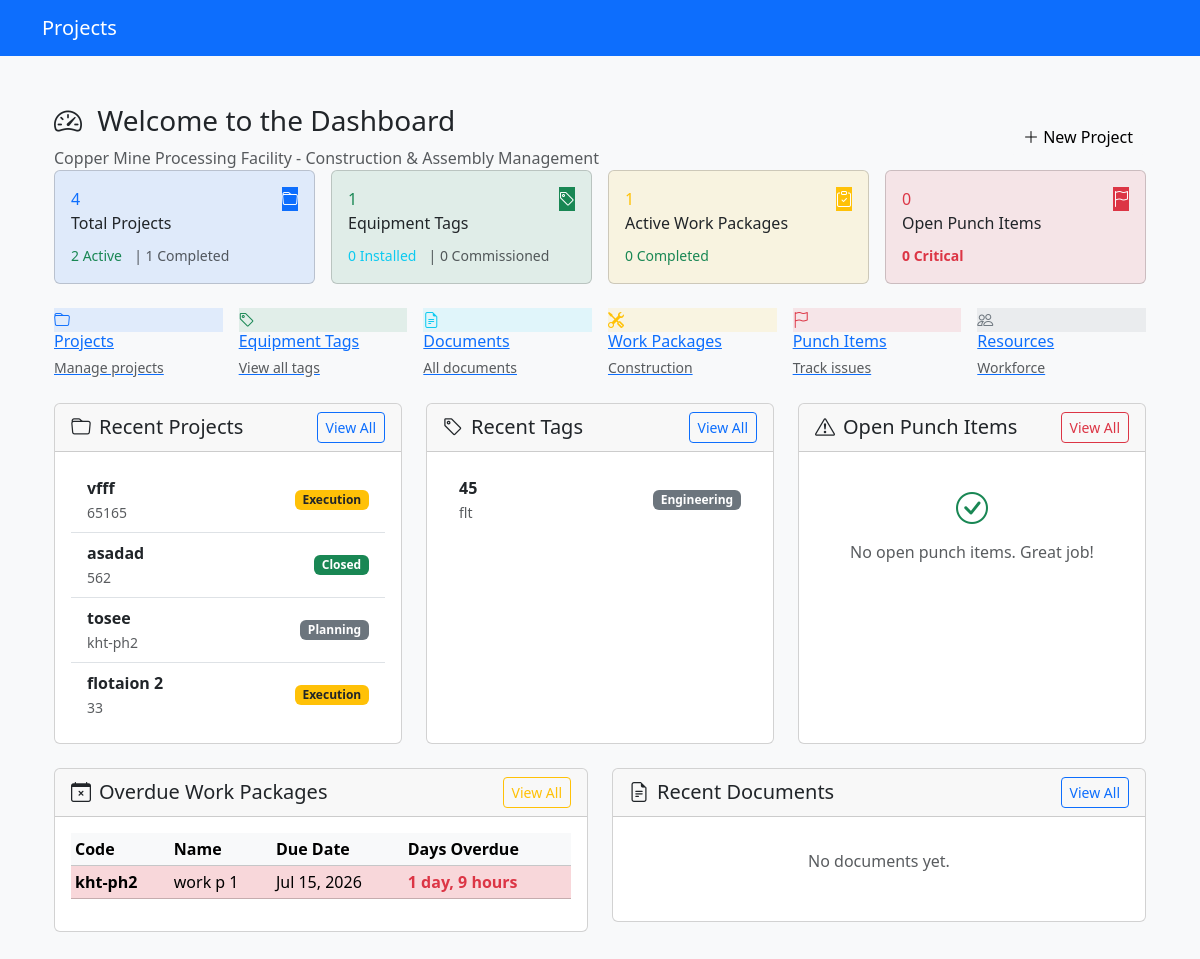
Before: / (signed in) with the older database file.
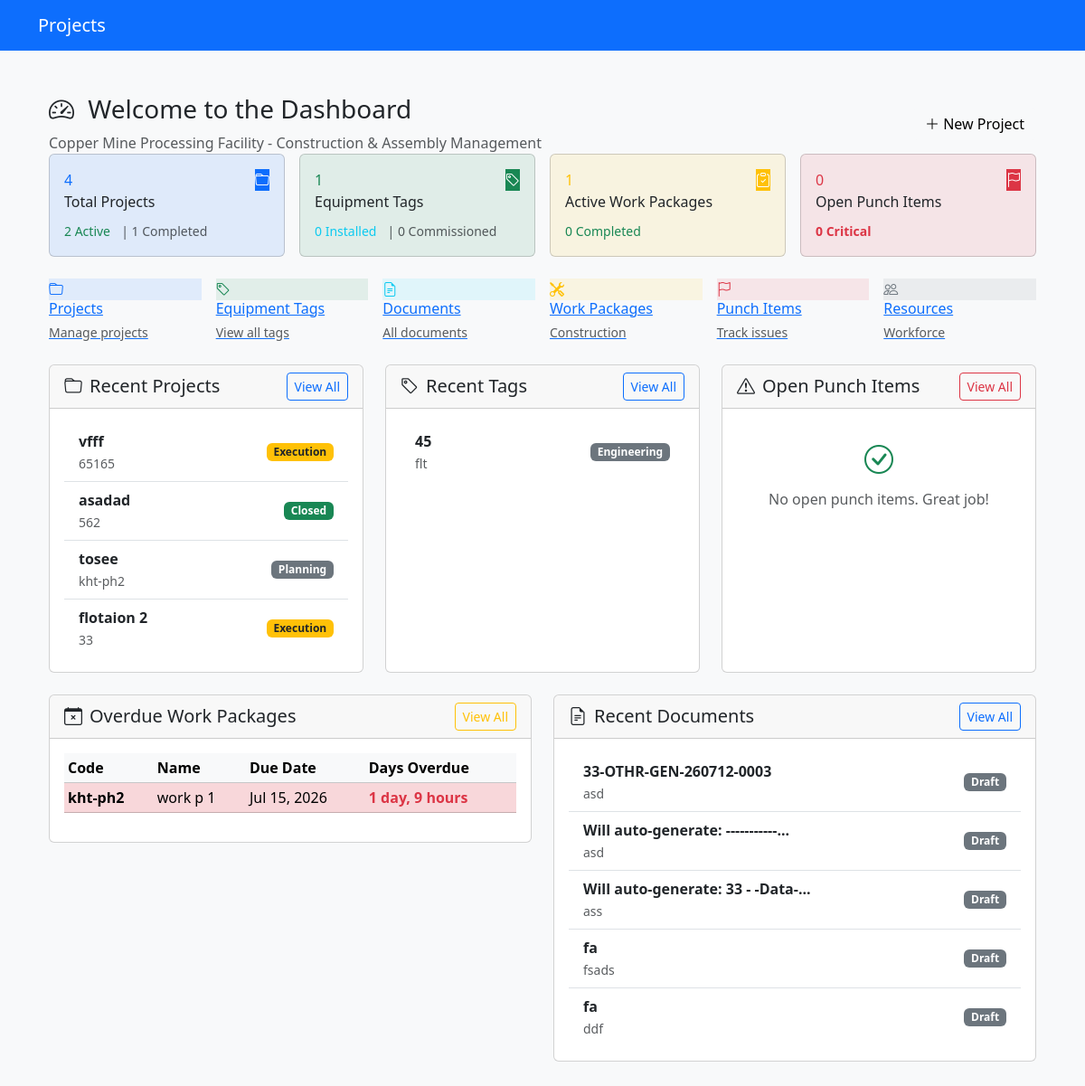
After: the same page with the newer database file.
### core/models.py (models this page shows, shortened)
class Project(models.Model):
	class Status(models.TextChoices):
		INITIATION = 'INIT', 'Initiation'
		PLANNING = 'PLAN', 'Planning'
		EXECUTION = 'EXEC', 'Execution'
		COMMISSIONING = 'COMM', 'Commissioning'
		CLOSED = 'CLSD', 'Closed'
	name = models.CharField(max_length=255)
	code = models.CharField(max_length=50, unique=True, help_text="Short code, e.g., 'CU-PH2'")
	location = models.CharField(max_length=255)
	description = models.TextField(blank=True)
	start_date = models.DateField()
	target_completion_date = models.DateField()
	actual_completion_date = models.DateField(null=True, blank=True)
	status = models.CharField(max_length=4, choices=Status.choices, default=Status.INITIATION)
	created_at = models.DateTimeField(auto_now_add=True)
	updated_at = models.DateTimeField(auto_now=True)
	class Meta:
		ordering = ['-start_date']
		verbose_name = 'Project'
		verbose_name_plural = 'Projects'

class EquipmentTag(models.Model):
	class EquipmentType(models.TextChoices):
		CRUSHER = 'CRUSH', 'Crusher'
		CONVEYOR = 'CONV', 'Conveyor'
		FLOTATION = 'FLOT', 'Flotation Cell'
		PUMP = 'PUMP', 'Pump'
		MOTOR = 'MOTOR', 'Motor'
		INSTRUMENT = 'INST', 'Instrument'
		CABLE = 'CABLE', 'Cable'
		TRANSFORMER = 'XFMR', 'Transformer'
		VALVE = 'VALV', 'Valve'
		TANK = 'TANK', 'Tank'
		SCREEN = 'SCRN', 'Screen'
		FEEDER = 'FEED', 'Feeder'
		CYCLONE = 'CYCL', 'Cyclone'
		THICKENER = 'THCK', 'Thickener'
		FILTER = 'FILT', 'Filter'
		COMPRESSOR = 'COMP', 'Compressor'
		OTHER = 'OTHR', 'Other'
	class Discipline(models.TextChoices):
		MECHANICAL = 'MECH', 'Mechanical'
		ELECTRICAL = 'ELEC', 'Electrical'
		PIPING = 'PIPE', 'Piping'
		INSTRUMENTATION = 'INSTR', 'Instrumentation'
		CIVIL = 'CIVL', 'Civil'
		STRUCTURAL = 'STRU', 'Structural'
	class Criticality(models.TextChoices):
		HIGH = 'HIGH', 'High'
		MEDIUM = 'MED', 'Medium'
		LOW = 'LOW', 'Low'
	class Status(models.TextChoices):
		ENGINEERING = 'ENG', 'Engineering'
		PROCURED = 'PROC', 'Procured'
		DELIVERED = 'DLVD', 'Delivered'
		INSTALLED = 'INST', 'Installed'
		ALIGNED = 'ALGN', 'Aligned'
		PRECOMM = 'PREC', 'Pre-Commissioned'
		COMMISSIONED = 'COMM', 'Commissioned'
		HANDED_OVER = 'HNDO', 'Handed Over'
		DEFECT = 'DEF', 'Defective'
	project = models.ForeignKey(Project, on_delete=models.CASCADE, related_name='equipment_tags')
	area = models.ForeignKey(Area, on_delete=models.SET_NULL, null=True, blank=True, related_name='equipment_tags')
	system = models.ForeignKey(System, on_delete=models.SET_NULL, null=True, blank=True, related_name='equipment_tags')
	parent_tag = models.ForeignKey(
			'self', on_delete=models.CASCADE, null=True, blank=True,
			related_name='child_tags'
			)
	tag_number = models.CharField(max_length=100, db_index=True)
	description = models.CharField(max_length=500)
	equipment_type = models.CharField(max_length=5, choices=EquipmentType.choices)
	discipline = models.CharField(max_length=5, choices=Discipline.choices)
	manufacturer = models.CharField(max_length=255, blank=True)
	model_number = models.CharField(max_length=100, blank=True)
	serial_number = models.CharField(max_length=100, blank=True)
	criticality = models.CharField(max_length=4, choices=Criticality.choices, default=Criticality.MEDIUM)
	status = models.CharField(max_length=4, choices=Status.choices, default=Status.ENGINEERING)
	installation_date = models.DateField(null=True, blank=True)
	weight_kg = models.DecimalField(max_digits=10, decimal_places=2, null=True, blank=True)
	dimensions = models.CharField(
			max_length=200, blank=True,
			help_text="LxWxH in mm, e.g., '3000x2000x1500'"
			)
	notes = models.TextField(blank=True)
	created_at = models.DateTimeField(auto_now_add=True)
	updated_at = models.DateTimeField(auto_now=True)
	class Meta:
		ordering = ['tag_number']
		indexes = [
				models.Index(fields=['project', 'tag_number']),
				models.Index(fields=['project', 'status']),
				models.Index(fields=['parent_tag']),
				]
		verbose_name = 'Equipment Tag'
		verbose_name_plural = 'Equipment Tags'

### construction/models.py (models this page shows, shortened)
class WorkPackage(models.Model):
	class Status(models.TextChoices):
		NOT_STARTED = 'NSTA', 'Not Started'
		MOBILIZING = 'MOB', 'Mobilizing'
		IN_PROGRESS = 'IPRO', 'In Progress'
		COMPLETE = 'COMP', 'Complete'
		ON_HOLD = 'HOLD', 'On Hold'
	project = models.ForeignKey(
			'core.Project', on_delete=models.CASCADE, related_name='work_packages'
			)
	code = models.CharField(max_length=50)
	name = models.CharField(max_length=500)
	area = models.ForeignKey(
			'core.Area', on_delete=models.PROTECT, related_name='work_packages'
			)
	system = models.ForeignKey(
			'core.System', on_delete=models.SET_NULL, null=True, blank=True,
			related_name='work_packages'
			)
	description = models.TextField(blank=True)
	supervisor = models.ForeignKey(
			User, on_delete=models.SET_NULL, null=True, blank=True,
			related_name='supervised_work_packages'
			)
	contractor = models.CharField(
			max_length=255, blank=True, help_text="Company executing the work"
			)
	planned_start = models.DateField()
	planned_finish = models.DateField()
	actual_start = models.DateField(null=True, blank=True)
	actual_finish = models.DateField(null=True, blank=True)
	status = models.CharField(max_length=4, choices=Status.choices, default=Status.NOT_STARTED)
	percent_complete = models.DecimalField(max_digits=5, decimal_places=2, default=0.00)
	priority = models.PositiveSmallIntegerField(default=3, help_text="1=Highest, 5=Lowest")
	notes = models.TextField(blank=True)
	created_at = models.DateTimeField(auto_now_add=True)
	updated_at = models.DateTimeField(auto_now=True)
	class Meta:
		ordering = ['code']
		verbose_name = 'Work Package'
		verbose_name_plural = 'Work Packages'

### documents/models.py (models this page shows, shortened)
class Document(models.Model):
	class DocType(models.TextChoices):
		DRAWING = 'DWG', 'Drawing'
		P_AND_ID = 'PNID', 'P&ID'
		DATASHEET = 'DATA', 'Datasheet'
		MANUAL = 'MAN', 'Manual'
		PROCEDURE = 'PROC', 'Procedure'
		SPECIFICATION = 'SPEC', 'Specification'
		CERTIFICATE = 'CERT', 'Certificate'
		REPORT = 'RPT', 'Report'
		CALCULATION = 'CALC', 'Calculation'
		OTHER = 'OTHR', 'Other'
	class DocStatus(models.TextChoices):
		DRAFT = 'DRAFT', 'Draft'
		UNDER_REVIEW = 'REVW', 'Under Review'
		APPROVED = 'APPR', 'Approved'
		ISSUED_FOR_CONSTRUCTION = 'IFC', 'Issued for Construction'
		AS_BUILT = 'ASBL', 'As-Built'
		SUPERSEDED = 'SUPD', 'Superseded'
	class Discipline(models.TextChoices):
		MECHANICAL = 'MECH', 'Mechanical'
		ELECTRICAL = 'ELEC', 'Electrical'
		PIPING = 'PIPE', 'Piping'
		INSTRUMENTATION = 'INSTR', 'Instrumentation'
		CIVIL = 'CIVL', 'Civil'
		STRUCTURAL = 'STRU', 'Structural'
		PROCESS = 'PROC', 'Process'
		GENERAL = 'GEN', 'General'
	project = models.ForeignKey(
			'core.Project', on_delete=models.CASCADE, related_name='documents'
			)
	document_number = models.CharField(max_length=100,null=True,blank=True)
	title = models.CharField(max_length=500)
	doc_type = models.CharField(max_length=5, choices=DocType.choices)
	discipline = models.CharField(max_length=5, choices=Discipline.choices)
	revision = models.CharField(max_length=20, help_text="e.g., 'Rev B', 'IFC', 'A'")
	status = models.CharField(max_length=10, choices=DocStatus.choices, default=DocStatus.DRAFT)
	file_upload = models.FileField(
			upload_to='documents/%Y/%m/%d/',
			null=True, blank=True
			)
	file_path = models.CharField(
			max_length=500, blank=True,
			help_text="Alternative path to document if not uploaded directly"
			)
	issue_date = models.DateField(null=True, blank=True)
	submitted_by = models.ForeignKey(
			User, on_delete=models.SET_NULL, null=True, blank=True,
			related_name='submitted_documents'
			)
	approved_by = models.ForeignKey(
			User, on_delete=models.SET_NULL, null=True, blank=True,
			related_name='approved_documents'
			)
	notes = models.TextField(blank=True)
	created_at = models.DateTimeField(auto_now_add=True)
	updated_at = models.DateTimeField(auto_now=True)
	class Meta:
		ordering = ['document_number', '-revision']
		verbose_name = 'Document'
		verbose_name_plural = 'Documents'

### core/views.py (the view)
# urls.py: path('', views.DashboardView.as_view(), name='dashboard'),
class DashboardView(LoginRequiredMixin, generic.TemplateView):
	template_name = 'core/dashboard.html'
	def get_context_data(self, **kwargs):
		context = super().get_context_data(**kwargs)
		context['total_projects'] = Project.objects.count()
		context['active_projects'] = Project.objects.filter(
				status__in=['EXEC', 'COMM']
				).count()
		context['completed_projects'] = Project.objects.filter(
				status='CLSD'
				).count()
		context['total_equipment_tags'] = EquipmentTag.objects.count()
		context['installed_tags'] = EquipmentTag.objects.filter(
				status='INST'
				).count()
		context['commissioned_tags'] = EquipmentTag.objects.filter(
				status='COMM'
				).count()
		context['total_documents'] = Document.objects.count()
		context['approved_documents'] = Document.objects.filter(
				status='APPR'
				).count()
		context['open_punch_items'] = PunchItem.objects.filter(
				status__in=['OPEN', 'IPRO']
				).count()
		context['critical_punch_items'] = PunchItem.objects.filter(
				status__in=['OPEN', 'IPRO'],
				category='A'
				).count()
		context['active_work_packages'] = WorkPackage.objects.filter(
				status='IPRO'
				).count()
		context['completed_work_packages'] = WorkPackage.objects.filter(
				status='COMP'
				).count()
		context['recent_projects'] = Project.objects.order_by('-created_at')[:5]
		context['recent_tags'] = EquipmentTag.objects.select_related(
				'project', 'area'
				).order_by('-created_at')[:10]
		context['overdue_work_packages'] = WorkPackage.objects.filter(
				status__in=['IPRO', 'NSTA'],
				planned_finish__lt=timezone.now().date()
				).select_related('project', 'area').order_by('planned_finish')[:5]
		context['recent_documents'] = Document.objects.select_related(
				'project'
				).order_by('-created_at')[:5]
		context['recent_punch_items'] = PunchItem.objects.filter(
				status__in=['OPEN', 'IPRO']
				).select_related(
				'project', 'equipment_tag', 'raised_by'
				).order_by('-raised_date')[:5]
		context['projects_overview'] = Project.objects.annotate(
				equipment_count=Count('equipment_tags', distinct=True),
				document_count=Count('documents', distinct=True),
				work_package_count=Count('work_packages', distinct=True),
				punch_item_count=Count('punch_items', distinct=True),
				open_punch_count=Count(
						'punch_items',
						filter=Q(punch_items__status__in=['OPEN', 'IPRO']),
						distinct=True
						)
				).order_by('-created_at')
		return context

### templates/core/dashboard.html (shortened to what the changed rows need)
{% extends 'base.html' %}
{% load static %}
{% block content %}
<div class="container-fluid py-4">
  <div class="welcome-banner">
    <div class="row align-items-center">
      <div class="col-md-8">
        <h1 class="h3 mb-2">
          <i class="bi bi-speedometer2 me-2"></i>
          Welcome to the Dashboard
        </h1>
      </div>
    </div>
  </div>
  <div class="row">
    <div class="col-lg-4 mb-4">
      <div class="card h-100">
        <div class="card-body">
          {% if recent_projects %}
          <div class="list-group list-group-flush">
            {% for project in recent_projects %}
            <a href="{% url 'core:project-detail' project.pk %}"
               class="list-group-item list-group-item-action d-flex justify-content-between align-items-center">
              <div>
                <strong>{{ project.name }}</strong>
                <br>
                <small class="text-muted">{{ project.code }}</small>
              </div>
              <span class="badge
                                {% if project.status == 'EXEC' %}bg-warning text-dark
                                {% elif project.status == 'COMM' %}bg-info
                                {% elif project.status == 'CLSD' %}bg-success
                                {% else %}bg-secondary
                                {% endif %}">
                                {{ project.get_status_display }}
                            </span>
            </a>
            {% endfor %}
          </div>
          {% else %}
          <p class="text-muted text-center py-3">No projects yet.</p>
          {% endif %}
        </div>
      </div>
    </div>
    <div class="col-lg-4 mb-4">
      <div class="card h-100">
        <div class="card-body">
          {% if recent_tags %}
          <div class="list-group list-group-flush">
            {% for tag in recent_tags %}
            <a href="{% url 'core:equipment-tag-detail' tag.pk %}"
               class="list-group-item list-group-item-action d-flex justify-content-between align-items-center">
              <div>
                <strong>{{ tag.tag_number }}</strong>
                <br>
                <small class="text-muted">{{ tag.description|truncatechars:40 }}</small>
              </div>
              <span class="badge
                                {% if tag.status == 'INST' %}bg-success
                                {% elif tag.status == 'DLVD' %}bg-info
                                {% elif tag.status == 'DEF' %}bg-danger
                                {% else %}bg-secondary
                                {% endif %}">
                                {{ tag.get_status_display }}
                            </span>
            </a>
            {% endfor %}
          </div>
          {% else %}
          <p class="text-muted text-center py-3">No tags yet.</p>
          {% endif %}
        </div>
      </div>
    </div>
  </div>
  <div class="row">
    <div class="col-lg-6 mb-4">
      <div class="card">
        <div class="card-body">
          {% if overdue_work_packages %}
          <div class="table-responsive">
            <table class="table table-sm table-hover">
              <thead class="table-light">
              <tr>
                <th>Code</th>
                <th>Name</th>
                <th>Due Date</th>
                <th>Days Overdue</th>
              </tr>
              </thead>
              <tbody>
              {% for wp in overdue_work_packages %}
              <tr class="table-danger">
                <td><strong>{{ wp.code }}</strong></td>
                <td>{{ wp.name|truncatechars:40 }}</td>
                <td>{{ wp.planned_finish|date:"M d, Y" }}</td>
                <td>
                  {% with days_overdue=wp.planned_finish|timesince %}
                  <span class="text-danger fw-bold">{{ days_overdue }}</span>
                  {% endwith %}
                </td>
              </tr>
              {% endfor %}
              </tbody>
            </table>
          </div>
          {% else %}
          <p class="text-muted text-center py-3">
            <i class="bi bi-check-circle text-success"></i>
            No overdue work packages.
          </p>
          {% endif %}
        </div>
      </div>
    </div>
    <div class="col-lg-6 mb-4">
      <div class="card">
        <div class="card-body">
          {% if recent_documents %}
          <div class="list-group list-group-flush">
            {% for doc in recent_documents %}
            <a href="#"
               class="list-group-item list-group-item-action">
              <div class="d-flex justify-content-between align-items-center">
                <div>
                  <strong>{{ doc.document_number }}</strong>
                  <br>
                  <small class="text-muted">{{ doc.title|truncatechars:50 }}</small>
                </div>
                <span class="badge
                                    {% if doc.status == 'APPR' %}bg-success
                                    {% elif doc.status == 'IFC' %}bg-primary
                                    {% else %}bg-secondary
                                    {% endif %}">
                                    {{ doc.get_status_display }}
                                </span>
              </div>
            </a>
            {% endfor %}
          </div>
          {% else %}
          <p class="text-muted text-center py-3">No documents yet.</p>
          {% endif %}
        </div>
      </div>
    </div>
  </div>
</div>
{% endblock %}

Changed rows visible on the page:
added Document: document_number "33-OTHR-GEN-260712-0003", title "asd", status "Draft"
added Document: document_number "Will auto-generate: -----------...", title "asd", status "Draft"
added Document: document_number "Will auto-generate: 33 - -Data-...", title "ass", status "Draft"
added Document: document_number "fa", title "fsads", status "Draft"
added Document: document_number "fa", title "ddf", status "Draft"
Other visible differences:
text no longer shown: "No documents yet."
